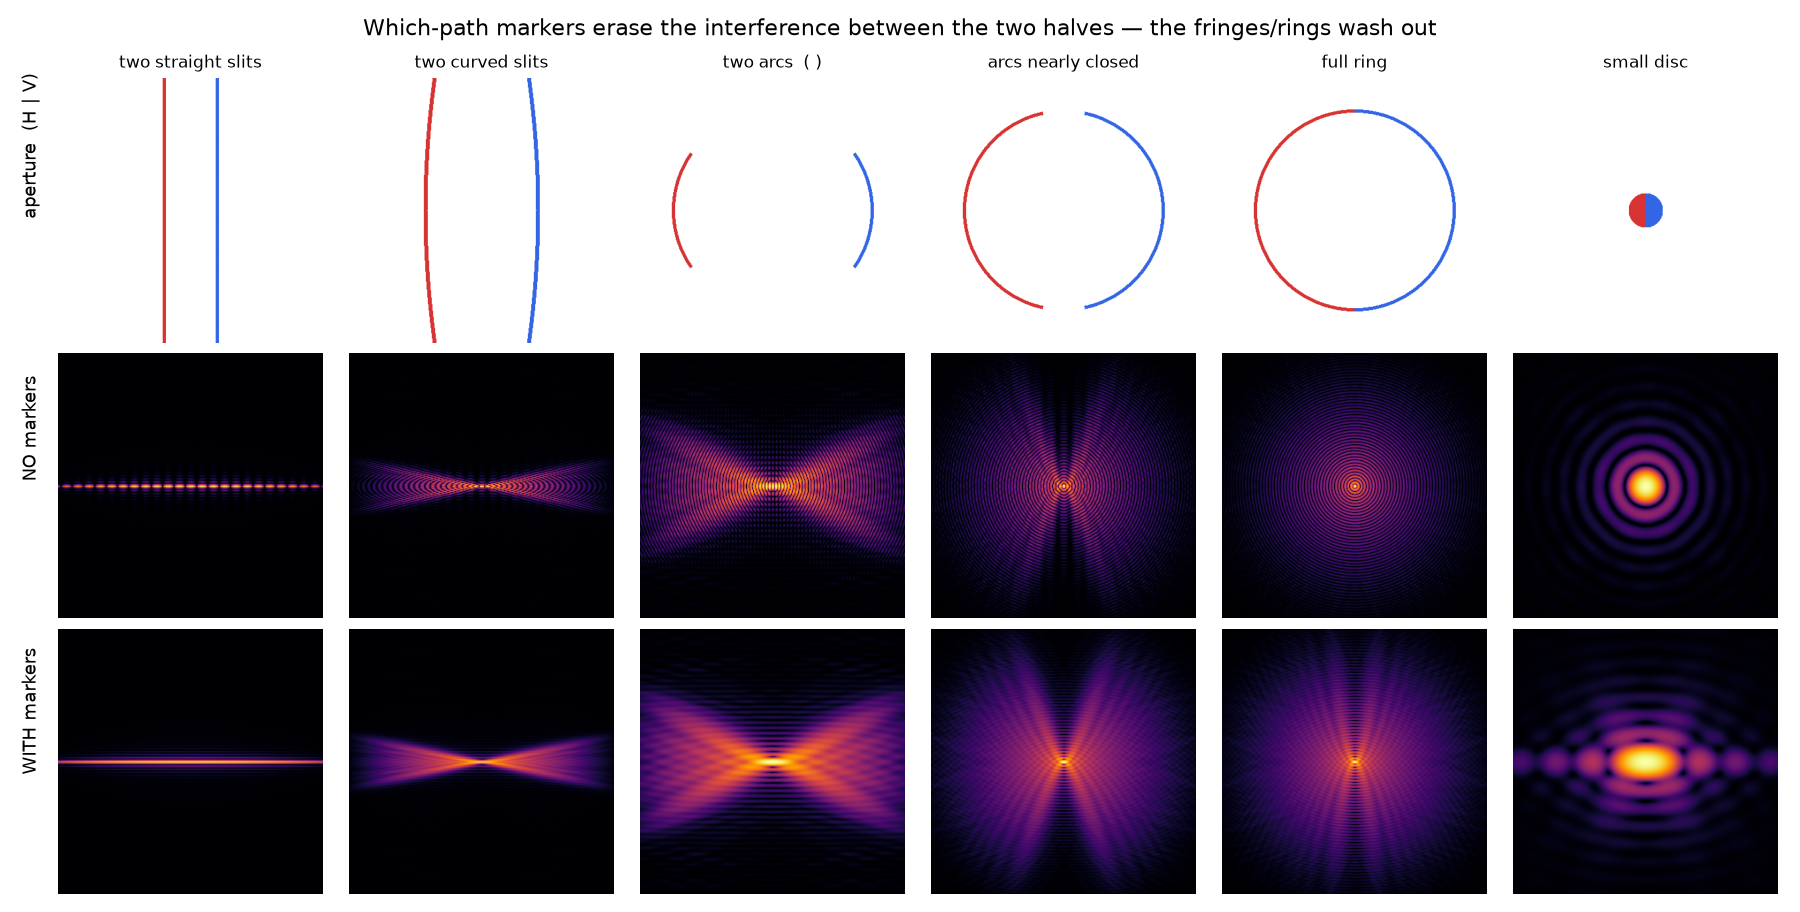

Reproduce this figure in Python.
"""
Same aperture progression, now WITH which-path markers (orthogonal polarizers, H|V)
on the two halves of each aperture.

Marking removes the interference between the two marked regions:
  unmarked:  P = |FT(left) + FT(right)|^2      (coherent -> fringes)
  marked:    P = |FT(left)|^2 + |FT(right)|^2   (incoherent -> fringes gone)
Whatever structure came from left<->right coherence disappears; each region's own
diffraction envelope survives.
"""
import numpy as np
import matplotlib
matplotlib.use("Agg")
import matplotlib.pyplot as plt

N = 1024
yy, xx = np.mgrid[-N//2:N//2, -N//2:N//2].astype(float)
r = np.hypot(xx, yy); th = np.arctan2(yy, xx)

def slits(sep, bow):
    m = np.zeros((N, N)); Hh, w = 360, 3
    for cx in (-sep/2, sep/2):
        c = cx + np.sign(cx)*bow*(1-(yy/Hh)**2)
        m[(np.abs(yy) < Hh) & (np.abs(xx-c) < w)] = 1
    return m
def arcs(R, gap):
    m = (np.abs(r-R) < 2.5).astype(float); m[np.abs(np.abs(th)-np.pi/2) < np.deg2rad(gap)] = 0; return m
def ring(R): return (np.abs(r-R) < 2.5).astype(float)
def disc(rad): return (r < rad).astype(float)

cases = [("two straight slits", slits(80,0)), ("two curved slits", slits(80,45)),
         ("two arcs  ( )", arcs(150,55)), ("arcs nearly closed", arcs(150,12)),
         ("full ring", ring(150)), ("small disc", disc(26))]

def ft(m): return np.fft.fftshift(np.fft.fft2(np.fft.ifftshift(m)))
def show(P): return np.log1p(P/P.max()*600)

crop = 150
fig, ax = plt.subplots(3, 6, figsize=(15, 7.6))
for k, (name, m) in enumerate(cases):
    L = m*(xx < 0); R = m*(xx >= 0)
    P_un = np.abs(ft(m))**2
    P_mk = np.abs(ft(L))**2 + np.abs(ft(R))**2          # markers: drop the cross term
    # colored aperture: left half = H (red), right half = V (blue)
    rgb = np.ones((400, 400, 3))
    a = m[N//2-200:N//2+200, N//2-200:N//2+200]
    lx = xx[N//2-200:N//2+200, N//2-200:N//2+200] < 0
    rgb[(a>0)&lx] = [0.85, 0.2, 0.2]; rgb[(a>0)&~lx] = [0.2, 0.4, 0.9]
    ax[0, k].imshow(rgb); ax[0, k].set_title(name, fontsize=10); ax[0, k].axis("off")
    c = N//2
    ax[1, k].imshow(show(P_un)[c-crop:c+crop, c-crop:c+crop], cmap="inferno"); ax[1, k].axis("off")
    ax[2, k].imshow(show(P_mk)[c-crop:c+crop, c-crop:c+crop], cmap="inferno"); ax[2, k].axis("off")
for row, lab in [(0, "aperture  (H | V)"), (1, "NO markers"), (2, "WITH markers")]:
    fig.text(0.012, 0.84-row*0.31, lab, rotation=90, va="center", fontsize=11)
fig.suptitle("Which-path markers erase the interference between the two halves — the fringes/rings wash out", fontsize=13)
fig.tight_layout(rect=[0.02, 0, 1, 1]); fig.savefig("diffraction_marked.png", dpi=120)
print("saved -> qsim/diffraction_marked.png")
